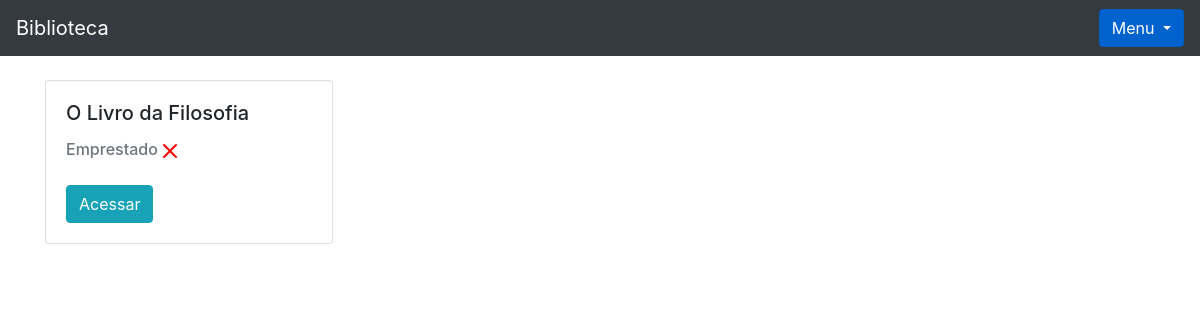
Before: /livro/home/ (signed in) with the older database file.
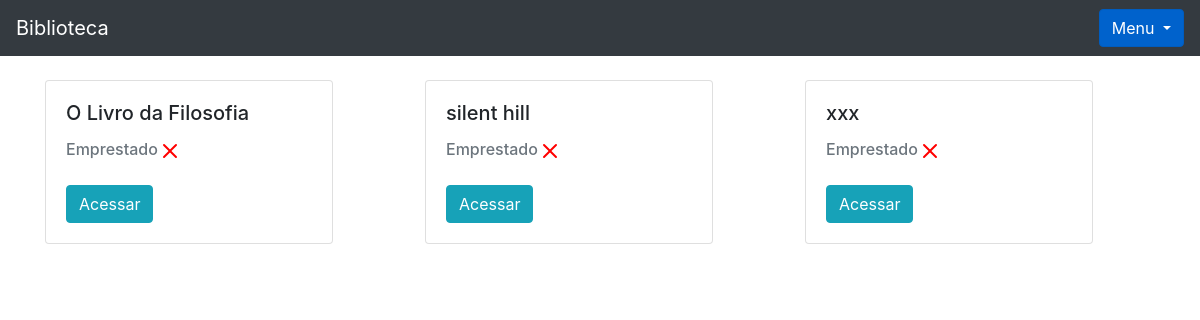
After: the same page with the newer database file.
### livro/models.py (models this page shows, shortened)
class Livros(models.Model):
    nome = models.CharField(max_length = 100)
    autor = models.CharField(max_length = 30)
    co_autor = models.CharField(max_length = 30, blank=True)
    data_cadastro = models.DateField(default= date.today)
    emprestado = models.BooleanField(default=False)
    categoria = models.ForeignKey(Categoria, on_delete=models.DO_NOTHING)
    usuario = models.ForeignKey(Usuario, on_delete=models.DO_NOTHING)
    class Meta: # a classe meta dentro de uma classe faz com que seja possivel alterar o nome da classe para que a visualização do admin não fique com duas letras s no final
        verbose_name = 'Livro'

### livro/views.py (the view)
# urls.py: 2. Add a URL to urlpatterns:  path('', views.home, name='home')
def home(request):
    if request.session.get('usuario'):
        usuario = Usuario.objects.get(id = request.session['usuario'])
        status_categoria = request.GET.get('cadastro_categoria')
        livros = Livros.objects.filter(usuario = usuario)
        total_livros = livros.count()
        form = CadastroLivro()
        form.fields['usuario'].initial = request.session['usuario']
        form.fields['categoria'].queryset = Categoria.objects.filter(usuario = usuario)
        form_categoria = CategoriaLivro()
        usuarios = Usuario.objects.all()
        livros_emprestar = Livros.objects.filter(usuario = usuario).filter(emprestado = False)
        livros_emprestados = Livros.objects.filter(usuario = usuario).filter(emprestado = True)
        return render(request, 'home.html', {'livros': livros,
                                             'usuario_logado': request.session.get('usuario'),
                                             'form': form,
                                             'status_categoria': status_categoria,
                                             'form_categoria': form_categoria,
                                             'usuarios': usuarios,
                                             'livros_emprestar': livros_emprestar,
                                             'total_livro': total_livros,
                                             'livros_emprestados': livros_emprestados})
    else:
        return redirect('/auth/login/?status=2')

### livro/models.py (called while the page is built)
    def __str__(self):
        return self.nome

### livro/templates/home.html (shortened to what this page needs)
{% extends 'base.html' %}
{% block 'conteudo' %}
<div class="container">
    <br>
    <div class="row">
        {% for livro in livros %}
            <div class="col-md">
                <div class="card" style="width: 18rem;">
                    <div class="card-body">
                      <h5 class="card-title">{{livro.nome}}</h5>
                      <h6 style="display: inline;" class="card-subtitle mb-2 text-muted">Emprestado</h6>
                        <br>
                        <br>
                      <a href="{% url 'ver_livros' livro.id %}" class="btn btn-info">Acessar</a>
                    </div>
                </div>
                <br>
            </div>
        {% endfor %}
    </div>
</div>
{% endblock %}

Changed rows visible on the page:
added Livros: nome "silent hill", emprestado False (drawn)
added Livros: nome "xxx", emprestado False (drawn)
